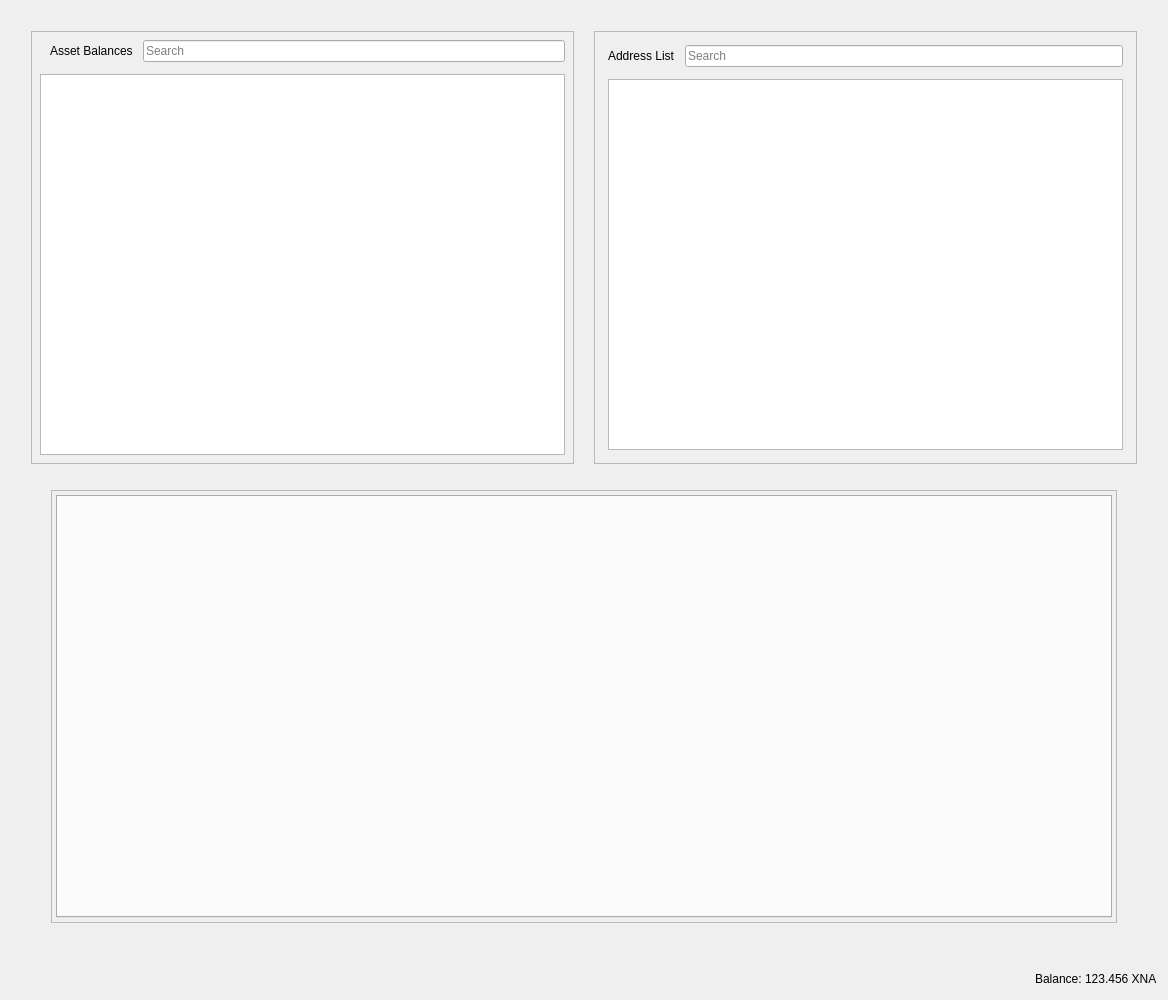
<?xml version="1.0" encoding="UTF-8"?>
<ui version="4.0">
 <class>RestrictedAssetsDialog</class>
 <widget class="QDialog" name="RestrictedAssetsDialog">
  <property name="geometry">
   <rect>
    <x>0</x>
    <y>0</y>
    <width>1168</width>
    <height>1000</height>
   </rect>
  </property>
  <property name="windowTitle">
   <string>Send Coins</string>
  </property>
  <layout class="QVBoxLayout" name="verticalLayout">
   <item>
    <layout class="QHBoxLayout" name="horizontalLayout">
     <property name="spacing">
      <number>20</number>
     </property>
     <property name="leftMargin">
      <number>20</number>
     </property>
     <property name="topMargin">
      <number>20</number>
     </property>
     <property name="rightMargin">
      <number>20</number>
     </property>
     <property name="bottomMargin">
      <number>20</number>
     </property>
     <item>
      <widget class="QFrame" name="frameAssetBalance">
       <property name="frameShape">
        <enum>QFrame::StyledPanel</enum>
       </property>
       <property name="frameShadow">
        <enum>QFrame::Raised</enum>
       </property>
       <layout class="QVBoxLayout" name="verticalLayout_7">
        <property name="spacing">
         <number>12</number>
        </property>
        <property name="leftMargin">
         <number>4</number>
        </property>
        <property name="topMargin">
         <number>4</number>
        </property>
        <property name="rightMargin">
         <number>4</number>
        </property>
        <property name="bottomMargin">
         <number>4</number>
        </property>
        <item>
         <layout class="QVBoxLayout" name="verticalLayout_4">
          <property name="spacing">
           <number>12</number>
          </property>
          <property name="leftMargin">
           <number>4</number>
          </property>
          <property name="topMargin">
           <number>4</number>
          </property>
          <property name="rightMargin">
           <number>4</number>
          </property>
          <property name="bottomMargin">
           <number>4</number>
          </property>
          <item>
           <layout class="QHBoxLayout" name="horizontalLayout_8">
            <property name="spacing">
             <number>10</number>
            </property>
            <property name="leftMargin">
             <number>10</number>
            </property>
            <item>
             <widget class="QLabel" name="labelAssetBalance">
              <property name="text">
               <string>Asset Balances</string>
              </property>
             </widget>
            </item>
            <item>
             <widget class="QLineEdit" name="lineEditAssetSearch">
              <property name="placeholderText">
               <string>Search</string>
              </property>
             </widget>
            </item>
           </layout>
          </item>
          <item>
           <widget class="QTableView" name="listAssets"/>
          </item>
         </layout>
        </item>
       </layout>
      </widget>
     </item>
     <item>
      <widget class="QFrame" name="frameAddressList">
       <property name="frameShape">
        <enum>QFrame::StyledPanel</enum>
       </property>
       <property name="frameShadow">
        <enum>QFrame::Raised</enum>
       </property>
       <layout class="QVBoxLayout" name="verticalLayout_10">
        <property name="spacing">
         <number>12</number>
        </property>
        <item>
         <layout class="QVBoxLayout" name="verticalLayout_9">
          <property name="spacing">
           <number>12</number>
          </property>
          <property name="leftMargin">
           <number>4</number>
          </property>
          <property name="topMargin">
           <number>4</number>
          </property>
          <property name="rightMargin">
           <number>4</number>
          </property>
          <property name="bottomMargin">
           <number>4</number>
          </property>
          <item>
           <layout class="QHBoxLayout" name="horizontalLayout_9">
            <property name="spacing">
             <number>10</number>
            </property>
            <property name="leftMargin">
             <number>0</number>
            </property>
            <property name="topMargin">
             <number>0</number>
            </property>
            <property name="rightMargin">
             <number>0</number>
            </property>
            <property name="bottomMargin">
             <number>0</number>
            </property>
            <item>
             <widget class="QLabel" name="labelAddressList">
              <property name="text">
               <string>Address List</string>
              </property>
             </widget>
            </item>
            <item>
             <widget class="QLineEdit" name="lineEditAddressSearch">
              <property name="placeholderText">
               <string>Search</string>
              </property>
             </widget>
            </item>
           </layout>
          </item>
          <item>
           <widget class="QTableView" name="myAddressList"/>
          </item>
         </layout>
        </item>
       </layout>
      </widget>
     </item>
    </layout>
   </item>
   <item>
    <layout class="QHBoxLayout" name="horizontalLayout_4">
     <property name="spacing">
      <number>34</number>
     </property>
     <property name="leftMargin">
      <number>40</number>
     </property>
     <property name="topMargin">
      <number>0</number>
     </property>
     <property name="rightMargin">
      <number>40</number>
     </property>
     <property name="bottomMargin">
      <number>40</number>
     </property>
     <item>
      <widget class="QFrame" name="tabFrame">
       <property name="frameShape">
        <enum>QFrame::StyledPanel</enum>
       </property>
       <property name="frameShadow">
        <enum>QFrame::Raised</enum>
       </property>
       <layout class="QVBoxLayout" name="verticalLayout_8">
        <property name="spacing">
         <number>12</number>
        </property>
        <property name="leftMargin">
         <number>4</number>
        </property>
        <property name="topMargin">
         <number>4</number>
        </property>
        <property name="rightMargin">
         <number>4</number>
        </property>
        <property name="bottomMargin">
         <number>4</number>
        </property>
        <item>
         <widget class="QTabWidget" name="tabWidget">
          <property name="tabPosition">
           <enum>QTabWidget::North</enum>
          </property>
          <property name="tabShape">
           <enum>QTabWidget::Rounded</enum>
          </property>
          <property name="currentIndex">
           <number>-1</number>
          </property>
          <property name="elideMode">
           <enum>Qt::ElideNone</enum>
          </property>
         </widget>
        </item>
       </layout>
      </widget>
     </item>
    </layout>
   </item>
   <item>
    <layout class="QHBoxLayout" name="horizontalLayout_2">
     <property name="spacing">
      <number>3</number>
     </property>
     <item>
      <spacer name="horizontalSpacer">
       <property name="orientation">
        <enum>Qt::Horizontal</enum>
       </property>
       <property name="sizeHint" stdset="0">
        <size>
         <width>40</width>
         <height>20</height>
        </size>
       </property>
      </spacer>
     </item>
     <item alignment="Qt::AlignRight">
      <widget class="QLabel" name="label">
       <property name="sizePolicy">
        <sizepolicy hsizetype="Preferred" vsizetype="Fixed">
         <horstretch>0</horstretch>
         <verstretch>0</verstretch>
        </sizepolicy>
       </property>
       <property name="text">
        <string>Balance:</string>
       </property>
      </widget>
     </item>
     <item alignment="Qt::AlignRight">
      <widget class="QLabel" name="labelBalance">
       <property name="sizePolicy">
        <sizepolicy hsizetype="Preferred" vsizetype="Fixed">
         <horstretch>0</horstretch>
         <verstretch>0</verstretch>
        </sizepolicy>
       </property>
       <property name="cursor">
        <cursorShape>IBeamCursor</cursorShape>
       </property>
       <property name="text">
        <string notr="true">123.456 XNA</string>
       </property>
       <property name="textInteractionFlags">
        <set>Qt::LinksAccessibleByMouse|Qt::TextSelectableByKeyboard|Qt::TextSelectableByMouse</set>
       </property>
      </widget>
     </item>
    </layout>
   </item>
  </layout>
 </widget>
 <resources>
  <include location="../neurai.qrc"/>
 </resources>
 <connections/>
</ui>
